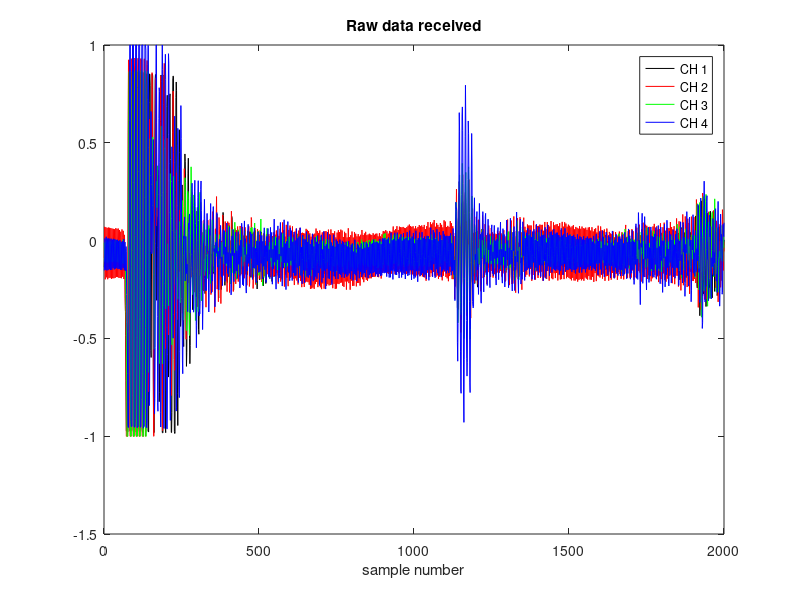

Reproduce this figure in MATLAB. (Note: this script raises an error after producing the figure.)
function cpx3_sonar_v4
% by george york
% sends 10KHz pulses, received by 4 channel array, does sonar processing, and plots
% in polar format
% Also can work on canned test data


% Default Parameters
format LONG        % increases the percision of numbers printed on the command line
continuous = 0.0;  % 0 means only do one image; >0 means continuously create sonar images
live = 0.0;        % 0 means artficial data; >0 means live data from A/D board
show_images = 1.0; % 0 means do not show intermediate stages images; 1 means show all images
persist = 0.75;     % ranges from 0.0 for no persistence to 1.0 for maximum persistence

c = 1136;           %speed of sound in air in ft/sec
SampleRate = 100000;
frequency = 10000;  % of pulse
samples_per_cycle = SampleRate / frequency;
N = 2000;           % number of samples taken per sensor; range = about 10 feet
FrameSize = N;
upsample = 2;       % later upsampling by 2
num_elements = 4;   % number of elements in array
cycles = 6;         % number of cycles in transmitted pulse
Fs_out = 44100;     % sample frequency of the output DAC
max_range = 100;    % range of the output display in # of pixels
min_range = 2;      % range blanked on the output display in # of pixels
pulse_length = cycles*samples_per_cycle; % pulse length in number of samples
top    = 0.9;     % top threshold for contrast enhancement (window/level) (must be between 0 and 1) 
bottom = 0.6;     % bottom thrseshold for contrast enhancement (window/level) (must be between 0 and 1)
colormap(gray);   % grayscale images, not color

% CREATE DATA ARRAYS NEEDED FOR FUNCTIONS
% NumBeams = 21; 
NumBeams = (samples_per_cycle*upsample) + 1;  %should be 21 for default case


data2 = zeros(N*upsample,num_elements);
beams = zeros(NumBeams, N*upsample);
demod_I = zeros(NumBeams, N*upsample+10);
demod_Q = zeros(NumBeams, N*upsample+10);
Mag_image = zeros(N*upsample, NumBeams);
persist_image = zeros(max_range,(2*max_range + 1));
SF = zeros(4,1);

% PRECOMPUTE LOOK-UP TABLES TO SPEED UP FUNCTIONS
% -- add your look-up tables here.  They don't cost you any time here

%time-gain computation 
sampleIndex = [1:1:2000;1:1:2000;1:1:2000;1:1:2000]';
sonarDistance = (sampleIndex/100000) * 1136;
timeGainValue = sonarDistance.^2.*(1/(4*pi)^2);


%blackman filter coefficients
% For LPF using blackman rectangular filter
WindowLength = 2*samples_per_cycle*upsample; % 2 cycles
a=1:WindowLength;
blackman(a) = 0.42 - 0.5*cos(2*pi*(a-1)/(WindowLength-1)) + 0.08*cos(4*pi*(a-1)/(WindowLength-1));
filter_coef = blackman;

% initialize A/D board, if necessary
if live > 0
    c6x_daq('Init', 'ths1206.out');     % use TI THS1206 EVM
    c6x_daq('FrameSize', N);
    c6x_daq('QueueSize', 2*N);
    SampleRate = c6x_daq('SampleRate', SampleRate);
    numChannels = c6x_daq('NumChannels', 4);
    c6x_daq('TriggerMode', 'Auto');
    c6x_daq('TriggerSlope', '+');
    c6x_daq('TriggerValue', 0.1);
    c6x_daq('TriggerChannel', 0);
    c6x_daq('GetSettings');
    c6x_daq('Version');
end

if live > 0
    % send out test pulse to warm up speaker
    pulse = create_pulse(cycles, frequency, Fs_out);
    sound(pulse,Fs_out);
    pause(1);
end


iii = 1;
game_on = 1;
while game_on > 0
    
    % STAGE 0: TRANSMIT PULSE
    time1 = tic;
    
    if live > 0
        %create pulse to transmit
        pulse = create_pulse(cycles, frequency, Fs_out);
        %send sound out PC speaker port 
        sound(pulse,Fs_out);
        %receive data
        data = c6x_daq('GetFrame');
        time2 = toc(time1);
        if (show_images == 1.0)  % plot pulse
            figure(1);
            plot(pulse);
            title('Transmitted Pulse');
            xlabel('sample number');
            % add labels
        end
    else
        % use canned data
        if continuous == 0
           dataz = load('test_data');
           data = dataz.data;
        else
           dataz = load('test_data3');
           data(1:N,1:num_elements) = dataz.data_frames(1:N,1:num_elements,iii);
        end
        time2 = toc(time1);
    end
    Stage0_transmit_time = time2
    total_time = Stage0_transmit_time;
    total_time = 0;  % don't include transmit pulse since using canned data
    
    % plot received data
    if (show_images == 1.0)
        figure(2);
        P1=plot(data(:,1),'k');
        hold on
        P2=plot(data(:,2),'r');
        P3=plot(data(:,3),'g');
        P4=plot(data(:,4),'b');
        hold off
        legend('CH 1', 'CH 2', 'CH 3', 'CH 4');
        title('Raw data received');
        xlabel('sample number');
    end
    
    % STAGE 1a: Calibrate Start, remove transimitted "bang" and find start of data
    %          - move data up to start of bang
    %          - blank out transmitted pulse (could impact calibration)
    time1 = tic;
 
    [data, data_start, data_end] = cal_start(data, N, pulse_length); 
    
    time2 = toc(time1);
    Stage1a_cal_start_time = time2 
    total_time = total_time + Stage1a_cal_start_time;
    
    % plot modified data
    if (show_images == 1.0)
        figure(3);
        P1=plot(data(:,1),'k');
        hold on
        P2=plot(data(:,2),'r');
        P3=plot(data(:,3),'g');
        P4=plot(data(:,4),'b');
        hold off
        legend('CH 1', 'CH 2', 'CH 3', 'CH 4');
        title('data after blanking and shifting');
        xlabel('sample number');
    end
    
    % STAGE 1b: Self Calibrate Arrays
    %          - remove DC bias
    %          - normalize energy across arrays
    time1 = tic;
 
    [data] = cal_array(data, data_start, data_end); 
    
    time2 = toc(time1);
    Stage1b_cal_array_time = time2
    total_time = total_time + Stage1b_cal_array_time;

    % plot modified data
    if (show_images == 1.0)
        figure(4);
        P1=plot(data(:,1),'k');
        hold on
        P2=plot(data(:,2),'r');
        P3=plot(data(:,3),'g');
        P4=plot(data(:,4),'b');
        hold off
        legend('CH 1', 'CH 2', 'CH 3', 'CH 4');
        title('data after auto-calibate (remove DC and auto-scale)');
        xlabel('sample number');
    end
   
    
  % STAGE 2: Time Gain Compensation
  %  adjust for annenuation of signal over distance
    time1 = tic;
 
    [data] = time_gain_compensation(data, N); 
    
    time2 = toc(time1);
    Stage2_TGC_time = time2
    total_time = total_time + Stage2_TGC_time;
    
    % plot modified data
    if (show_images == 1.0)
        figure(5);
        P1=plot(data(:,1),'k');
        hold on
        P2=plot(data(:,2),'r');
        P3=plot(data(:,3),'g');
        P4=plot(data(:,4),'b');
        hold off
        legend('CH 1', 'CH 2', 'CH 3', 'CH 4');
        title('data after time gain compensation');
        xlabel('sample number');
    end

   % STAGE 3: Noise Removal LPF
   %    This is a good place to add a noise removal LPF,
   %    especially to band limit the signal before upsampling
 
   % First plot spectrum of original data
   % (use simple FFT, rect window)
   % only plot channel 1
    if (show_images == 1.0)
        figure(6);
        a = 1:N;
        x = a*(SampleRate/N);
        plot(x, abs(fft(data(:,1))));
        title('channel 1 spectrum (not shifted) before noise smoothing');
        xlabel('frequency (Hz)');
    end
   
    time1 = tic;
 
    [data] = noise_remove_LPF(data); 

    time2 = toc(time1);
    Stage3_noiseLPF_time = time2
    total_time = total_time + Stage3_noiseLPF_time;
    
    % plot modified data
    if (show_images == 1.0)
        figure(7);
        P1=plot(data(:,1),'k');
        hold on
        P2=plot(data(:,2),'r');
        P3=plot(data(:,3),'g');
        P4=plot(data(:,4),'b');
        hold off
        legend('CH 1', 'CH 2', 'CH 3', 'CH 4');
        title('data after noise smoothing');
        xlabel('sample number');
    end
   % Plot spectrum of data after LPF
   % (use simple FFT, rect window)
   % only plot channel 1
    if (show_images == 1.0)
        figure(8);
        a = 1:N;
        x = a*(SampleRate/N);
        plot(x, abs(fft(data(:,1))));
        title('channel 1 spectrum (not shifted) after noise smoothing');
        xlabel('frequency (Hz)');
    end
   
    

   % STAGE 4: Upsampling
   %    Upsampling is done to increase the number of beams after
   %    beamforming (assuming simple delay-add beamforming)
   %    Assuming signal is bandlimited (by stage 5), upsampling
   %    can be done my (1) padding with zeroes between samples
   %    (2) then low pass filter the signal "images" created
   %
   %    Note: Dr York's routine is fixed for upsamping by "2".
   %    Call routine multiple times to upsample by 4, 8, 16, etc.
    time1 = tic;
 
    [data2] = upsampling(data, upsample); 

    time2 = toc(time1);
    Stage4_upsample_time = time2
    total_time = total_time + Stage4_upsample_time;
    
    % plot modified data
    if (show_images == 1.0)
        figure(9);
        P1=plot(data2(:,1),'k');
        hold on
        P2=plot(data2(:,2),'r');
        P3=plot(data2(:,3),'g');
        P4=plot(data2(:,4),'b');
        hold off
        legend('CH 1', 'CH 2', 'CH 3', 'CH 4');
        title('data after upsample');
        xlabel('sample number');
    end
   % Plot spectrum of data after upsample
   % (use simple FFT, rect window)
   % only plot channel 1
    if (show_images == 1.0)
        figure(10);
        a = 1:((N*upsample));
        x = a*(SampleRate/N);
        plot(x, abs(fft(data2(:,1))));
        title('channel 1 spectrum (not shifted) after upsample');
        xlabel('frequency (Hz)');
    end
   
   
    % STAGE 5:  Beamforming
    % Convert the data from the 4 channels into 21 "beams" using simple
    % delay-sum beamforming
    time1 = tic;
 
    [beams] = beamform(data2, NumBeams, FrameSize*upsample, num_elements);

    time2 = toc(time1);
    Stage5_beamform_time = time2
    total_time = total_time + Stage5_beamform_time;
    
    % plot modified data
    if (show_images == 1.0)
        figure(11);
        P1=plot(beams(11,:),'k');
        hold on
        P2=plot(beams(15,:),'r');
        hold off
        legend('broadside', 'off angle');
        title('Beams k=0 (broadside) and k=4 (off angle)');
        xlabel('sample number');
    end
   % Plot spectrum of broadside beam 
   % (use simple FFT, rect window)
   % only plot channel 1
    if (show_images == 1.0)
        figure(12);

        % a = 1:3984;
        a = 1:(FrameSize*upsample);
        %a = 1:beamlength;
        x = a*(SampleRate/N);
        %length(x)
        %length(abs(fft(beams(11,:))))
        plot(x, abs(fft(beams(11,:))));
        title('Spectrum of Broadside Beam');
        xlabel('frequency (Hz)');
    end
   
    % Plot image of beamformed data
    if (show_images == 1.0)
       figure(13);
       colormap(gray);
       imagesc(transpose(beams));
       title('Image of Beamformed Data');
       xlabel('Beams (each corresponds to a different angle)');
       ylabel('Distance (really sample number)');
   end
    
    
    
   % STAGE 6: Demodulate (get signal envelope or echo image)
   % This is done in 3 substages.  We use a quadrature detector (I + jQ)
   % because we cannot guarrentee to be in phase with the pulse.
   % STAGE 6a: Quad Demod Mixing
   % Demodulate the echo image by finding the envelope of the carrier pulse
   % First, multiply by the carrier (cos + jsin)
   % This moves the echo signal to DC and makes another copy at twice the
   % carrier frequency.
   % STAGE 6b: Quad Demod LPF
   %  LPF to remove harmonic at twice f, keeping DC component
   %  Convolves data with Filter_coef of length WindowLength
   % STAGE 6c: Find magnitude (echo image) from imaginary
   %           Find magnitude of I + jQ
   
   time1 = tic;

   [demod_I, demod_Q] = quad_demod_mix(beams, NumBeams, FrameSize*upsample, frequency, SampleRate*upsample );
   [demod_I_LPF, demod_Q_LPF] = quad_demod_LPF(demod_I, demod_Q, NumBeams, FrameSize*upsample, WindowLength, filter_coef);
   [Mag_image] = magnitude(demod_I_LPF, demod_Q_LPF, NumBeams, FrameSize*upsample);

   time2 = toc(time1);
   Stage6_demod_time = time2
   total_time = total_time + Stage6_demod_time;
   
    % plot modified data
    if (show_images == 1.0)
        figure(14);
        P1=plot(demod_I(11,:),'k');
        hold on
        P2=plot(demod_I(15,:),'r');
        hold off
        legend('broadside', 'off angle');
        title('After Mixing with cosine: component of Beams k=0 (broadside) and k=4 (off angle)');
        xlabel('sample number');
    end
   % Plot spectrum of broadside beam 
   % (use simple FFT, rect window)
   % only plot channel 1
    if (show_images == 1.0)
        figure(15);

        % a = 1:3984;
        a = 1:(FrameSize*upsample);
        %a = 1:beamlength;
        x = a*(SampleRate/N);
        %length(x)
        %length(abs(fft(beams(11,:))))
        plot(x, abs(fft(demod_I(11,:))));
        title('Spectrum of Broadside component of Beam after Mixing: ');
        xlabel('frequency (Hz)');
    end
   
    % Plot image of beamformed data
    if (show_images == 1.0)
       figure(16);
       colormap(gray);
       imagesc(transpose(demod_I));
       title('Image of component of Beamformed Data After Mixing: ');
       xlabel('Beams (each corresponds to a different angle)');
       ylabel('Distance (really sample number)');
   end
       % plot modified data

    if (show_images == 1.0)
        figure(17);
        P1=plot(demod_I_LPF(11,:),'k');
        hold on
        P2=plot(demod_I_LPF(15,:),'r');
        hold off
        legend('broadside', 'off angle');
        title('After Quad MLPF: I component of Beams k=0 (broadside) and k=4 (off angle)');
        xlabel('sample number');
    end
   % Plot spectrum of broadside beam 
   % (use simple FFT, rect window)
   % only plot channel 1
    if (show_images == 1.0)
        figure(18);

        % a = 1:3984;
        a = 1:(FrameSize*upsample);
        %a = 1:beamlength;
        x = a*(SampleRate/N);
        %length(x)
        %length(abs(fft(beams(11,:))))
        plot(x, abs(fft(demod_I_LPF(11,:))));
        title('Spectrum of Broadside I component of Beam after Quad LPF: ');
        xlabel('frequency (Hz)');
    end
   
    % Plot image of beamformed data
    if (show_images == 1.0)
       figure(19);
       colormap(gray);
       imagesc(transpose(demod_I_LPF));
       title('Image of I component of Beamformed Data After Quad LPF: ');
       xlabel('Beams (each corresponds to a different angle)');
       ylabel('Distance (really sample number)');
   end
   
    if (show_images == 1.0)
        figure(20);
        P1=plot(Mag_image(11,:),'k');
        hold on
        P2=plot(Mag_image(15,:),'r');
        hold off
        legend('broadside', 'off angle');
        title('After demodulation: Beams k=0 (broadside) and k=4 (off angle)');
        xlabel('sample number');
    end
   % Plot spectrum of broadside beam 
   % (use simple FFT, rect window)
   % only plot channel 1
    if (show_images == 1.0)
        figure(21);

        % a = 1:3984;
        a = 1:(FrameSize*upsample);
        %a = 1:beamlength;
        x = a*(SampleRate/N);
        %length(x)
        %length(abs(fft(beams(11,:))))
        plot(x, abs(fft(Mag_image(11,:))));
        title('Spectrum of Broadside Beam after Demodulation: ');
        xlabel('frequency (Hz)');
    end
   
    % Plot image of beamformed data
    if (show_images == 1.0)
       figure(22);
       colormap(gray);
       imagesc(transpose(Mag_image));
       title('Echo Image After Demodulation: ');
       xlabel('Beams (each corresponds to a different angle)');
       ylabel('Distance (really sample number)');
   end
   

   % fprintf('add proper downsampling?');
   
   % STAGE 7: Scan Conversion 
   %   Properly plot the "beams" in their actual spatial geometry
   %   Requires a polar conversion (beam data is stored in a rectangular
   %   array, but must be plotted polar).  Also requires interpolating
   %   pixels that lie in between beam lines.
   %
   %   This can be greatly speeded up by precomputing lookup tables
   
   % scale pixel magnitude to match my scan conversion thresholds
   the_max = max(max(Mag_image));
   Mag_image = Mag_image ./ the_max;
   Mag_image = Mag_image .* 36;
   
   time1 = tic;
   
   [sc_image] = scan_conversion(Mag_image, NumBeams, FrameSize*upsample, min_range, max_range);

   time2 = toc(time1);
   Stage7_scan_conversion_time = time2   
   total_time = total_time + Stage7_scan_conversion_time;
  
    % Plot scan converted echo image
    if (show_images == 1.0)
       figure(23);
       axis equal
       colormap(gray);
       imagesc(sc_image);
       title('Scan Converted Echo Image');
       xlabel('Distance Along Array');
       ylabel('Distance From Array');
   end
   
   fprintf('need to plot real distances');
   
   % STAGE 8: Image Enhancement
   %    such as speckle reduction or edge enhancement?
   
   
   
   % STAGE 9: Constrast/Brightness 
   %   This function warp's the dynamic range of the image intensity
   %   to emphasis features of interest.  There are many ways to do this
   %   such as:
   %          - logrithmic compression:  I = exp(I)
   %          - "window/level" (known as imadjust in matlab)
   %          - histeq (in matlab)

   % first look at histogram of image before contrast enhancement
   if (show_images == 1.0)
       figure(24);
       % turn image into 1-D vector
       image_vector = sc_image(1,:);
       for y=2:max_range
           image_vector = [image_vector sc_image(y,:)];
       end
       hist(image_vector,256);   
       title('Histogram of Echo Image before contrast enhanced');
       xlabel('Grey levels in image');
       ylabel('# of times each level occurred');
   end

   time1 = tic;
   
   % do "window-level"
   [sc_image] = contrast(sc_image, 2*max_range + 1, max_range, bottom, top);

   time2 = toc(time1);
   Stage9_contrast_time = time2 
   total_time = total_time + Stage9_contrast_time;
   
   %  look at histogram of image after contrast enhancement
   if (show_images == 1.0)
       figure(25);
       % turn image into 1-D vector
       image_vector = sc_image(1,:);
       for y=2:max_range
           image_vector = [image_vector sc_image(y,:)];
       end
       hist(image_vector,256);   
       title('Histogram of Echo Image after contrast enhanced');
       xlabel('Grey levels in image');
       ylabel('# of times each level occurred');
   end   

   % Plot scan converted echo image
   if (show_images == 1.0)
       figure(26);
       axis equal
       colormap(gray);
       imagesc(sc_image);
       title('Echo Image after contrast enhancement');
       xlabel('Distance Along Array');
       ylabel('Distance From Array');
   end
 
    
   % STAGE 10: Persistence (IIR Filter)
   %    A low pass filter over time can be done known as Persistence.
   %    Persistence is averaging the previous output image with the newly
   %    calculated image.  By changing the weight of the old vs new you
   %    can change the amount of persistence (or how long it takes old
   %    stuff to fade in the image over time).  This filter is great for
   %    remove speckle noise for slowly moving (or none moving) targets.
   %    However, it causes blurring of fast moving targets.
   
   if (persist == 0)
       
       figure(27);
       axis equal
       colormap(gray);
       imagesc(sc_image);
       title('Final Echo Image');
       xlabel('Distance Along Array');
       ylabel('Distance From Array');
       drawnow
   else
       % alternative data for persistence
       %sc_image = rand(max_range, 2*max_range + 1);
       %sc_image(25:30,47:53) = 0.5 * ones(6,7);
       
       time1 = tic;
       
       %persistence filter
       [persist_image] = persistence(sc_image, persist_image, 2*max_range + 1, max_range, persist);
       
       time2 = toc(time1);
       Stage10_persist_time = time2 
       total_time = total_time + Stage10_persist_time;
      
       figure(27);
       axis equal
       colormap(gray);
       imagesc(persist_image);
       title('Final Echo Image after persistence');
       xlabel('Distance Along Array');
       ylabel('Distance From Array');
       drawnow
   	% drawnow
    
   end
   
   % STAGE 11: Tracking and/or Velocity Estimation
   %    
   %    Various methods?
   %    - Sliding FFT (maybe FFT over 8 frames)for doppler
   %           doppler frequency shift porportional to velocity.
   %           are 8 frequency bins enough to detect velocity?
   %    - Correlation: with expected returned pulse shape
   %            see Matlab's xcorr (1-D) or xcorr2 (2-D)
   %         1-D options
   %         -- along beams before demodulation (pulse is 6 cycles of
   %         sinusiod)
   %         -- along beams after demodulation (pulse is a "rect" of length
   %         of 6 cycles of the sinusiod)
   %         2-D options
   %         -- image after scan conversion (need to estimate "blob" size)
   %    - Other image processing type tracking algorithm?
   %
   %    How to display?  most useful is to plot a color graphic (like a dot
   %    or cross-hairs) on sonar image, showing where you estimate target
   %    is on sonar image.
   %
   %    Measure velocity?  could calculate how far target moved between
   %    images
   %
   
   
   
   total_time
   iii = iii + 1;
   if (iii == 2)
       stage1_time = Stage1a_cal_start_time + Stage1b_cal_array_time;
       stage2_time = Stage2_TGC_time;
       stage3_time = Stage3_noiseLPF_time;
       stage4_time = Stage4_upsample_time;
       stage5_time = Stage5_beamform_time;
       stage6_time = Stage6_demod_time;
       stage7_time = Stage7_scan_conversion_time;
       stage9_time = Stage9_contrast_time;
       stage10_time = Stage10_persist_time;
   end
   if (continuous == 0)
        game_on = 0;
   else
      if (iii > 2)
          temp_time = Stage1a_cal_start_time + Stage1b_cal_array_time;
          stage1_time = [stage1_time temp_time];
          stage2_time = [stage2_time Stage2_TGC_time];
          stage3_time = [stage3_time Stage3_noiseLPF_time];
          stage4_time = [stage4_time Stage4_upsample_time];
          stage5_time = [stage5_time Stage5_beamform_time];
          stage6_time = [stage6_time Stage6_demod_time];
          stage7_time = [stage7_time Stage7_scan_conversion_time];
          stage9_time = [stage9_time Stage9_contrast_time];
          stage10_time = [stage10_time Stage10_persist_time];
      end
      if iii == 142   % for test_data3
          game_on = 0.0;
      end
               
    end
    

end % while
Stage1_average = mean(stage1_time)
Stage2_average = mean(stage2_time)
Stage3_average = mean(stage3_time)
Stage4_average = mean(stage4_time)
Stage5_average = mean(stage5_time)
Stage6_average = mean(stage6_time)
Stage7_average = mean(stage7_time)
Stage9_average = mean(stage9_time)
Stage10_average = mean(stage10_time)






